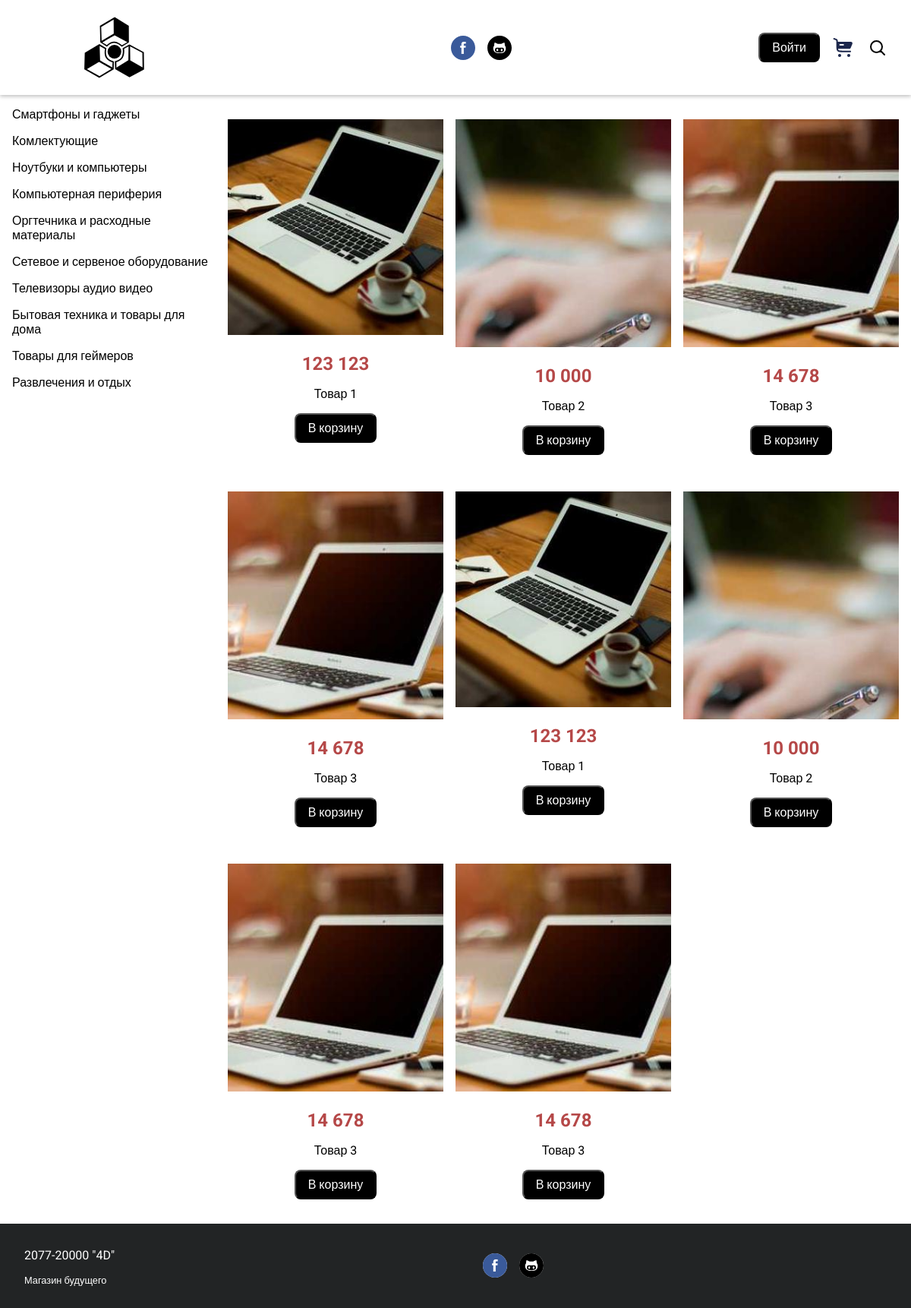
The page /shop-main/index.php on the database its author committed.
### tables this page shows
CREATE TABLE `categories` (
  `Id` int(11) NOT NULL,
  `Name` text NOT NULL
);

CREATE TABLE `goods` (
  `Id` int(11) NOT NULL,
  `Name` text NOT NULL,
  `Cover` text NOT NULL,
  `Price` decimal(10,0) NOT NULL,
  `Info` text NOT NULL,
  `Spesc` text NOT NULL,
  `Description` text NOT NULL,
  `Images` text NOT NULL,
  `Category_id` int(11) NOT NULL
);

### shop-main/api/DB.php (called while the page is built, shortened)
<?php
class DB{
    public $link;
    public function __construct(){
        $this->link = new mysqli("localhost", "root", "", "pract_shop");
    }
    public function get_all_goods(){
        $result = $this->link->query("SELECT * FROM `goods`");
        if ($result && $result->num_rows){
            return $result->fetch_all(MYSQLI_ASSOC);
        }
        return[];
    }
    public function get_categories(){
        $result = $this->link->query("SELECT * FROM `categories`");
        if ($result && $result->num_rows){
            return $result->fetch_all(MYSQLI_ASSOC);
        }
        return[];
    }
}

### shop-main/index.php (the view, shortened to what this page needs)
<?php
    $db = new DB();
    if (isset($_GET["category_id"])) {
        $goods = $db->get_filtered_goods($_GET["category_id"]);
    }
    else{
        $goods = $db->get_all_goods();
    }
    $categories = $db->get_categories();
?>
<!DOCTYPE html>
<html lang="en">
<head>
    <link rel="stylesheet" href="assets/css/common.css">
    <link rel="stylesheet" href="assets/css/index.css">
</head>
<body>
<?php include "html/header.php"; ?>
    <main>
        <nav>
            <ul>
            <?php foreach ($categories as $category): ?>
                <li><a href="?category_id=<?=$category["Id"] ?>"><?= $category["Name"] ?></a></li>
            <?php endforeach; ?>
            </ul>
        </nav>
        <div class="goods">
            <?php foreach ($goods as $good): ?>
            <a href="good.php?id=<?= $good["Id"] ?>" class="good">
                <div class="image">
                    <img src="assets/goods/<?= $good["Cover"] ?>" alt="">
                </div>
                <p class="price"><?= number_format($good["Price"], 0, null, " ") ?></p>
                <p class="name"><?= $good["Name"] ?></p>
                <button class="add_to_cart" data-id="<?= $good["Id"] ?>">В корзину</button>
            </a>
            <?php endforeach; ?>
        </div>
    </main>
</body>
</html>

### shop-main/html/header.php (shortened to what this page needs)
<header>
    <a href="index.php" class="logo">
        <img src="assets/images/logo-reason-svgrepo-com.svg" alt="logo">
    </a>
    <div class="contacts">
        <div class="link"><a href="#"><img src="assets/images/facebook-round-svgrepo-com.svg" alt=""></a></div>
        <div class="link"><a href="#"><img src="assets/images/github-round-svgrepo-com.svg" alt=""></a></div>
    </div>
    <div class="user">
    <?php if (!isset($_SESSION["user_id"])): ?>
        <button id="show_popup_login" class="">Войти</button>
    <?php endif; ?>
        <a href="cart.php">
            <img src="assets/images/cart-large-svgrepo-com.svg" alt="">
        </a>
        <button id="show_popup_search" class="icon">
            <img src="assets/images/search-svgrepo-com.svg" alt="">
        </button>
    </div>
</header>

### shop-main/assets/css/common.css (style rules this page uses)
html, body { margin: 0; padding: 0; width: 100%; min-height: 100vh; }
body * { font-family: Roboto, sans-serif; }
img { display: block; }
button { cursor: pointer; background: #000; color: #fff; padding: .5rem 1rem; font-size: 1rem; border-radius: .5rem; transition: background .5s; }
header { display: flex; align-items: center; position: sticky; top: 0; background: #fff; box-shadow: 0 2px 5px rgb(0 0 0/ .25); z-index: 2; }
.logo { width: 25%; }
a { text-decoration: none; color: initial; transition: all .5s; }
.logo img { max-width: 100%; max-height: 125px; margin: auto; }
.contacts { display: flex; align-items: center; gap: 1rem; margin: 0 auto; }
.contacts img { width: 2rem; }
.user { display: flex; align-items: center; gap: 1rem; padding: 0 2rem; }
.user img { width: 2rem; }
.user button.icon { padding: 0; background: none; border: none; outline: none; }
.user button.icon img { width: 1.5rem; }
footer { background: #222425; display: flex; align-items: center; padding: 1rem 2rem; gap: 2rem; }
footer p { color: #fff; }
footer p.smaller { font-size: 80%; }
footer .contacts .link { background: #fff; }
ul { list-style: none; padding: 0; margin: 0; }
.link { border-radius: 50%; }

### shop-main/assets/css/index.css (style rules this page uses)
main { display: flex; gap: 1rem; padding-left: 300px; margin-top: 2rem; padding-right: 1rem; }
nav { width: 300px; padding: 1rem; position: fixed; top: 125px; left: 0; box-sizing: border-box; }
ul li { margin-bottom: 1rem; }
.goods { display: grid; grid-template-columns: repeat(3, 1fr); grid-gap: 3rem 1rem; margin-bottom: 2rem; flex: 1; min-height: calc(100vh - 16.5rem); align-items: flex-start; }
.goods .good { display: flex; flex-direction: column; }
.goods .good .image { max-width: 100%; max-height: 300px; margin: auto; overflow: hidden; }
.goods .good .image img { max-width: 100%; max-height: 100%; transition: all .5s; }
.goods .good p { text-align: center; }
.goods .good p.price { margin-bottom: 0; color: #b54848; font-weight: bold; font-size: 1.5rem; }
.goods .good button { align-self: center; }

### rows shown on the page
categories: Name "Смартфоны и гаджеты"
categories: Name "Комлектующие"
categories: Name "Ноутбуки и компьютеры"
categories: Name "Компьютерная периферия"
categories: Name "Оргтечника и расходные материалы"
categories: Name "Сетевое и сервеное оборудование"
categories: Name "Телевизоры аудио видео"
categories: Name "Бытовая техника и товары для дома"
categories: Name "Товары для геймеров"
categories: Name "Развлечения и отдых"
goods: Cover (picture), Price "123 123", Name "Товар 1"
goods: Cover (picture), Price "10 000", Name "Товар 2"
goods: Cover (picture), Price "14 678", Name "Товар 3"
goods: Cover (picture), Price "14 678", Name "Товар 3"
goods: Cover (picture), Price "123 123", Name "Товар 1"
goods: Cover (picture), Price "10 000", Name "Товар 2"
goods: Cover (picture), Price "14 678", Name "Товар 3"
goods: Cover (picture), Price "14 678", Name "Товар 3"
